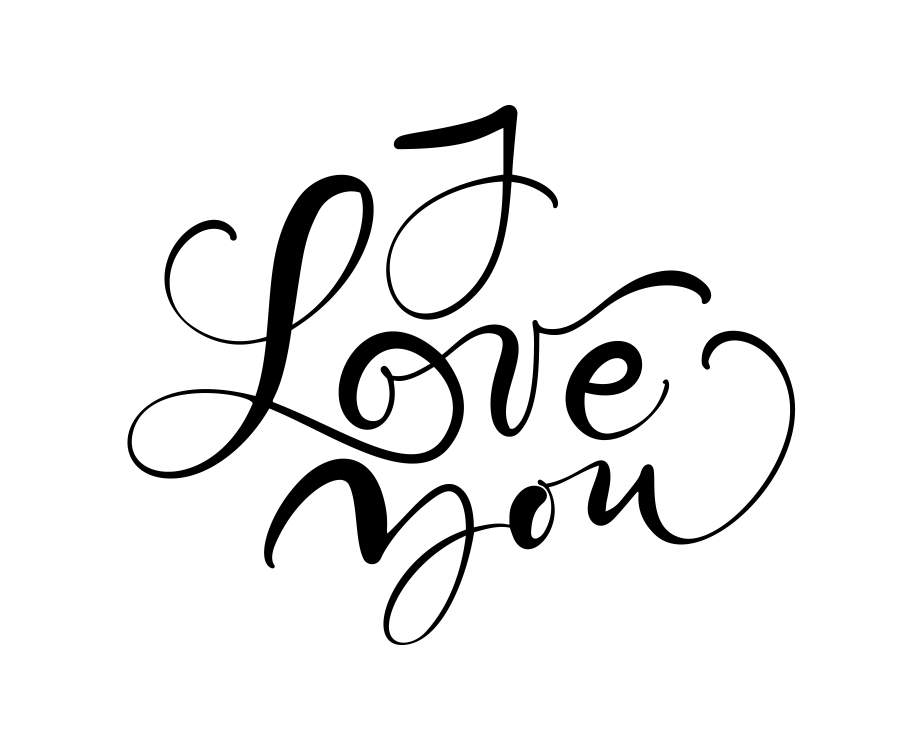
#> input picture img/letras.jpg, 5536 x 4500 px, found by its file name (shown at 1/6 size)
$ python 02-dilatacion.py
#> lines starting #> are read from the running program, lines starting #| are printed output that depends on the picture; after the words box and inside, x2 and y2 are one past the last pixel; in counts of white or black regions, pixels touching at a corner belong together
import cv2
import numpy as np

#cargar imagen, en escala de grices
imagen = cv2.imread('img/letras.jpg',0)
#> imagen is the input picture: shape (4500, 5536); min 0, max 255, mean 238.4


#Definimos el porcentaje el cambio de tamano
scale_porcent = 10
print(imagen.shape)
#| (4500, 5536)
#Cambiar tamano de imagen
#definir el ancho de la imagen, shape devuelve las dimensiones
width = int(imagen.shape[0] * scale_porcent/100)
#> width = 450
height = int(imagen.shape[1] * scale_porcent/100)
#> height = 553

#resize image
imagen_resized = cv2.resize(imagen,(width, height), interpolation=cv2.INTER_AREA)
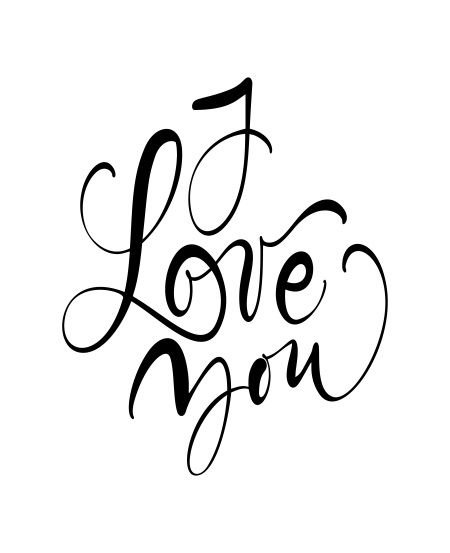
#> imagen_resized: shape (553, 450); min 0, max 255, mean 238.4


_,binary = cv2.threshold(imagen_resized,127,255,cv2.THRESH_BINARY + cv2.THRESH_OTSU)
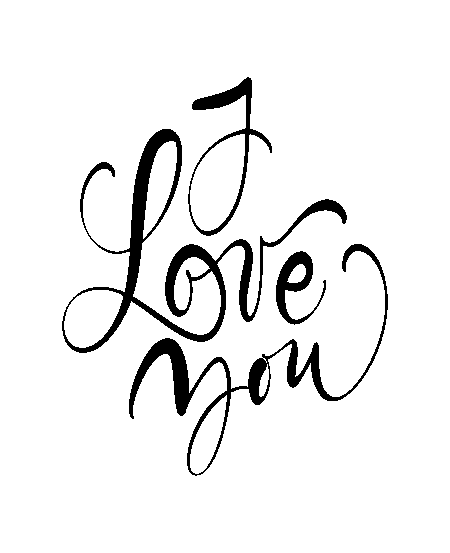
#> binary: shape (553, 450); 93.4% white; 4 black regions, box (x1, y1, x2, y2) and area: (62, 129, 347, 353) 7911, (129, 244, 388, 476) 5189, (188, 77, 272, 236) 1938, (276, 251, 326, 325) 1285

kernel = np.ones((4,4), np.uint8)

invert = cv2.bitwise_not(binary)
dilatacion = cv2.dilate(invert,kernel=kernel,iterations=1)
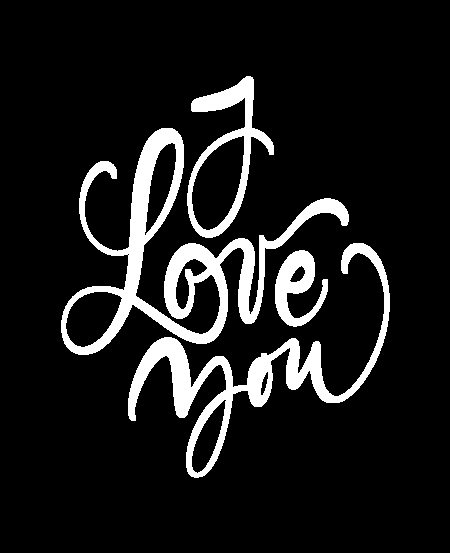
#> dilatacion: shape (553, 450); 10.7% white; 4 white regions, box (x1, y1, x2, y2) and area: (61, 128, 349, 355) 12638, (128, 243, 390, 478) 8652, (187, 76, 274, 238) 3390, (275, 250, 328, 327) 1982

cv2.imshow('Original',invert)
cv2.imshow('Dilatacion',dilatacion)

cv2.waitKey(0)

$ run again, with img/bananos.jpg copied over img/letras.jpg
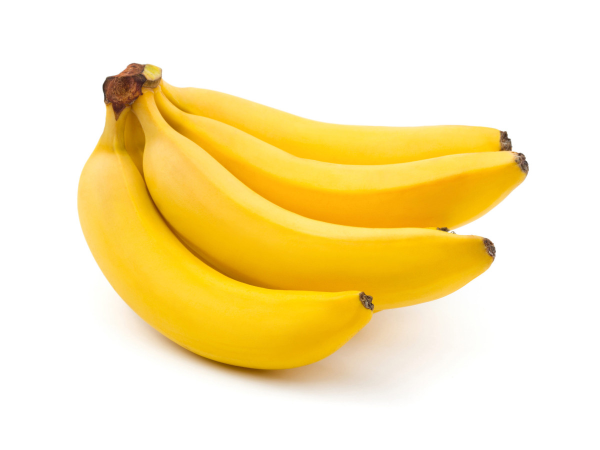
#> input picture img/bananos.jpg, 1200 x 900 px, found by its file name (shown at 1/2 size)
#| (900, 1200)
#> `_,binary = cv2.threshold(imagen_resized,127,255,cv2.THRESH_BINARY + cv..`:
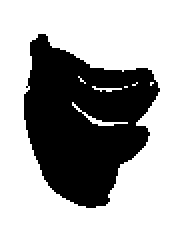
#> binary: shape (120, 90) (shown 2 times larger); 65.9% white; 1 black region, box (x1, y1, x2, y2) and area: (12, 17, 80, 104) 3687
#> `dilatacion = cv2.dilate(invert,kernel=kernel,iterations=1)`:
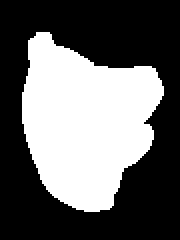
#> dilatacion: shape (120, 90) (shown 2 times larger); 39.6% white; 1 white region, box (x1, y1, x2, y2) and area: (11, 16, 82, 106) 4279
